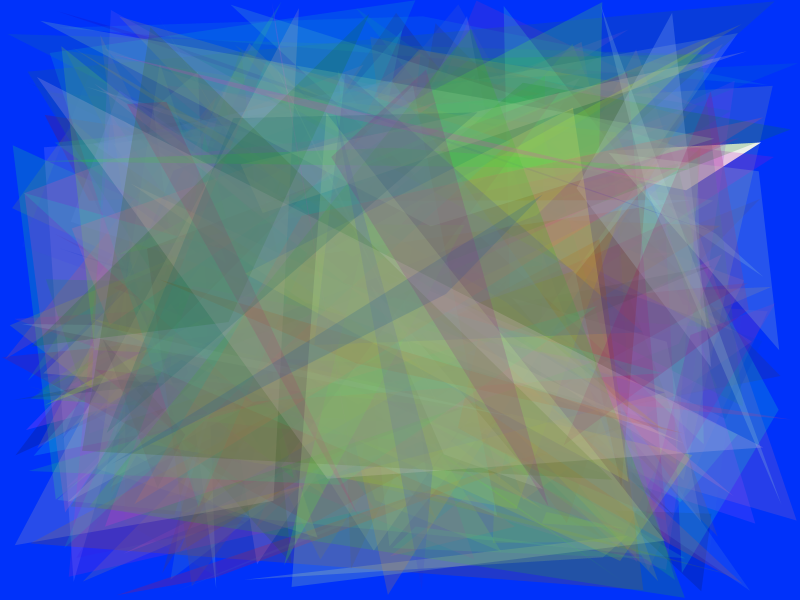
Frame 1 (no input)
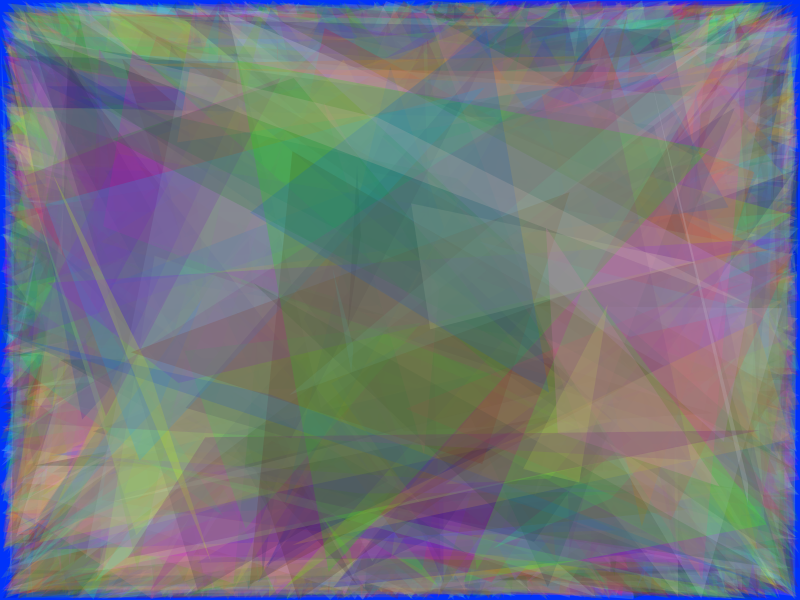
Frame 60 (the mouse pressed at the canvas centre just before this capture)
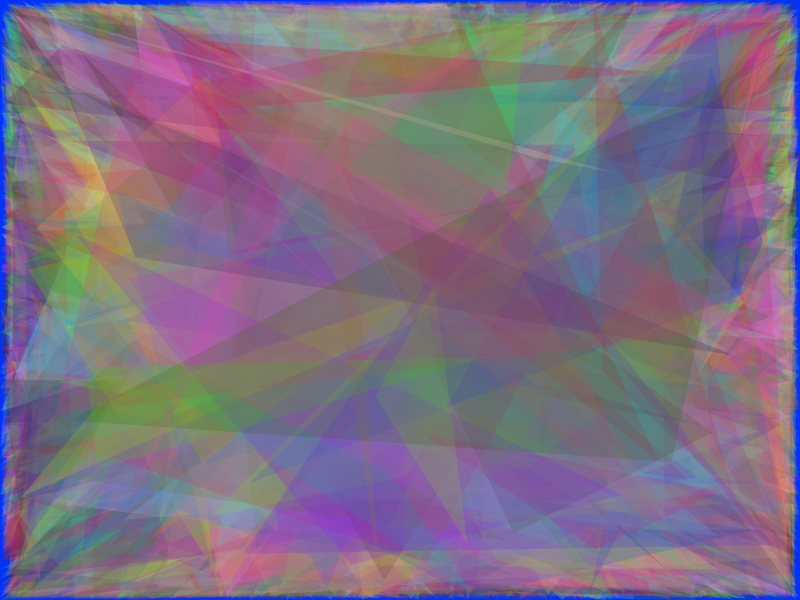
Frame 120 (the mouse held since frame 60 and released just before this capture)

The Processing sketch that drew these frames (run headless with seeded random() and noise(); from frame 60 on, the mouse is pressed at the canvas centre):

// Processing sketch: processing_154963
// ── processing_154963.pde

//Property of Anissa N. 
//This actually isn't what I intended to do this was actually supposed to be something for game but it turned into this... and I liked it.
//Tweak this is and play around with the colors and the numbers of triangles !!!

void setup() {
  size(800,600);
  background(0,50,250);
noStroke();
}

void draw(){
  for(int i=1;i<=200;i++){
 triangle(random(800), random(600), random(800), random(600),random(800),random(600));
 fill(random(2,255),random(2,255),random(2,255),50);
}
}
